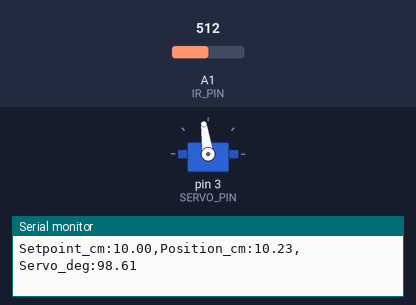
A sketch run on a simulated Arduino Uno, built with avr-gcc and run on an emulated ATmega328P. On the bench: servo, the last lines printed to the serial monitor. The inputs (shaded band) are chosen by the test bench; at power-on: A1 (IR_PIN) = 512.

Above: at 2.2 s.
2.3 s: A1 (IR_PIN) set to 716
At 2.45 s:
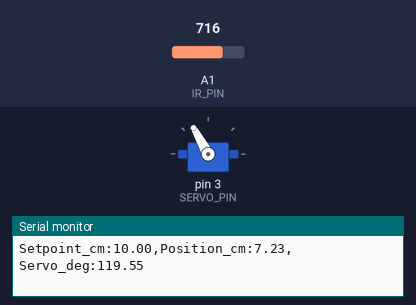
4.3 s: A1 (IR_PIN) set to 306
6.3 s: A1 (IR_PIN) set to 511
At 8.0 s:
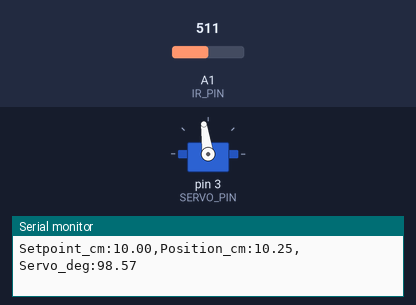
9.3 s: A1 (IR_PIN) set to 122
At 10.4 s:
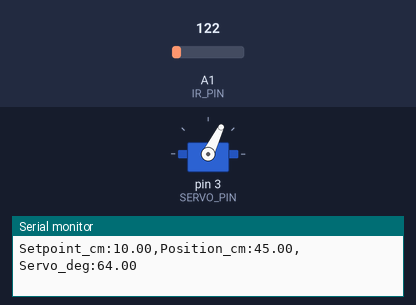
Timing chart, 0 to 11.8 s (numbered marks = the images above; inputs shaded):
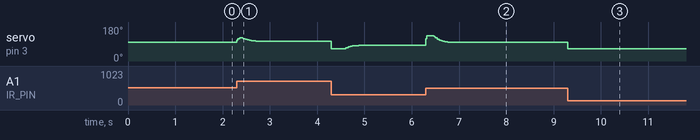

Measured:
- after the input at 2.3 s, servo on pin 3 (SERVO_PIN): rises from 98° to 124° in 0.06 s, then falls to 104° in 0.44 s
- after the input at 6.3 s, servo on pin 3 (SERVO_PIN): rises from 84° to 134° in 0.02 s, then falls to 98° in 0.60 s
- after the input at 9.3 s, servo on pin 3 (SERVO_PIN): 98° → 64° at once

The sketch:

PD_controller.ino
```cpp
#include <Servo.h>

// --- Pin Definitions ---
const int IR_PIN = A1;
const int SERVO_PIN = 3;

// --- Mechanical & Calibration Constants ---
const float SERVO_FLAT_ANGLE = 99.0; // Servo angle (deg) where beam is horizontal (alpha = 0)
const float MAX_TILT_DEG = 35.0;     // Safety saturation limit (+/- deg from flat)
const int DIRECTION = 1;             // Set to -1 if servo rotation direction is inverted

// --- Controller Gains & Reference (from Task 3 Part A) ---
// Set 1: Initial Design (Kp = 3.0, Td = 0.817s -> Kd = 2.45)
const float Kp = 3.0;
const float Kd = 2.45;
// Set 2: Low-Overshoot Tuned (uncomment to test Kp = 1.0, Kd = 7.0 from page 8)
// const float Kp = 1.0;
// const float Kd = 7.0;

const float setpoint = 0.10;         // Reference position r(t) = 0.10 m (10 cm)

// --- Timing & Filter Variables ---
const unsigned long SAMPLE_TIME_MS = 20; // 50 Hz control loop (dt = 0.02 s)
unsigned long lastTime = 0;
float filteredDistance = 0.10;
float prevError = 0.0;
float filteredDerivative = 0.0;

const float ALPHA_DIST = 0.25;       // EMA filter for position reading
const float ALPHA_DERIV = 0.20;      // Low-pass filter for derivative term (prevents IR noise spikes)

Servo beamServo;

float readDistanceMeters() {
  int adc = analogRead(IR_PIN);
  if (adc < 40) adc = 40;
  float dist_cm = 29.988 * pow(adc * (5.0 / 1023.0), -1.173);
  return constrain(dist_cm / 100.0, 0.02, 0.45);
}

void setup() {
  Serial.begin(115200);
  beamServo.attach(SERVO_PIN);
  beamServo.write((int)SERVO_FLAT_ANGLE);
  filteredDistance = readDistanceMeters();
  prevError = setpoint - filteredDistance;
  delay(1000);
  lastTime = millis();
}

void loop() {
  unsigned long now = millis();
  if (now - lastTime >= SAMPLE_TIME_MS) {
    float dt = (now - lastTime) / 1000.0;
    lastTime = now;

    // 1. Read and filter ball position 'a' (in meters)
    float rawDistance = readDistanceMeters();
    filteredDistance = (ALPHA_DIST * rawDistance) + ((1.0 - ALPHA_DIST) * filteredDistance);

    // 2. Compute error and filtered derivative
    float error = setpoint - filteredDistance;
    float rawDerivative = (error - prevError) / dt;
    filteredDerivative = (ALPHA_DERIV * rawDerivative) + ((1.0 - ALPHA_DERIV) * filteredDerivative);
    prevError = error;

    // 3. PD Control Law: u(t) = Kp*e(t) + Kd*(de/dt) [in radians]
    float theta_rad = (Kp * error) + (Kd * filteredDerivative);

    // 4. Convert radians to degrees and apply servo limits
    float theta_deg = theta_rad * (180.0 / PI);
    float servoCommand = SERVO_FLAT_ANGLE + (DIRECTION * theta_deg);
    servoCommand = constrain(servoCommand, SERVO_FLAT_ANGLE - MAX_TILT_DEG, SERVO_FLAT_ANGLE + MAX_TILT_DEG);

    beamServo.write((int)servoCommand);

    // 5. Log data for Serial Plotter
    Serial.print("Setpoint_cm:"); Serial.print(setpoint * 100.0); Serial.print(",");
    Serial.print("Position_cm:"); Serial.print(filteredDistance * 100.0); Serial.print(",");
    Serial.print("Servo_deg:");   Serial.println(servoCommand);
  }
}
```
